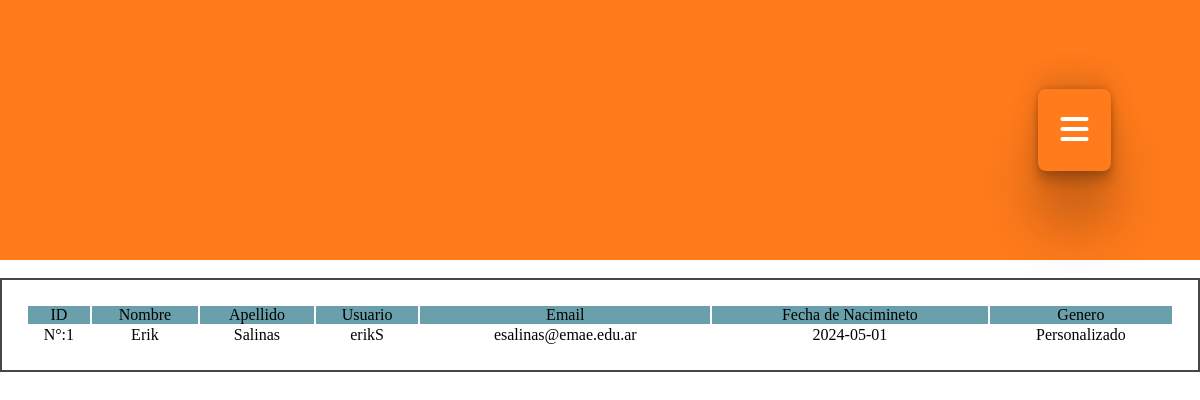
The page /mvc/views/usuarios.php on the database as committed earlier.
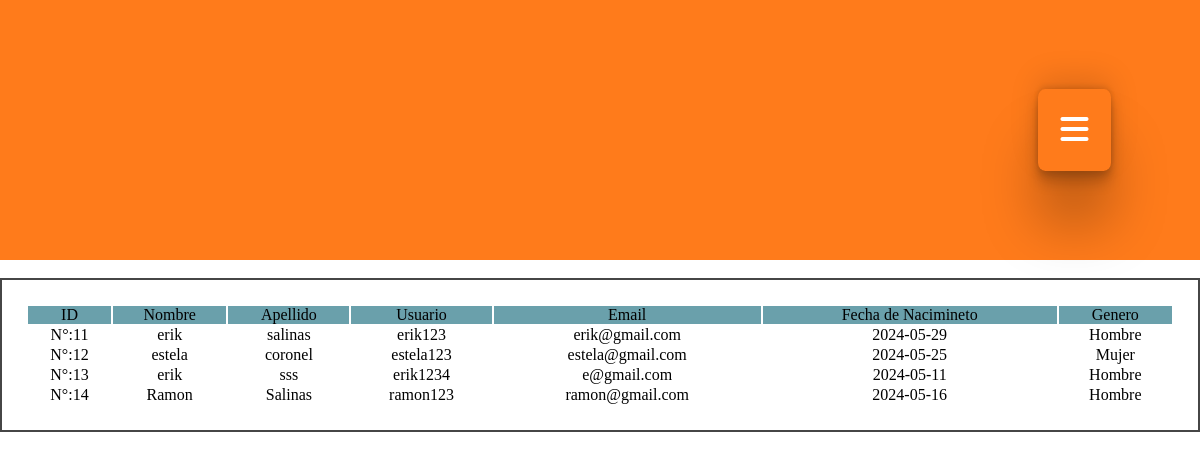
The same page on the database as committed later.
### tables this page shows
CREATE TABLE `registro_usuario` (
  `id_regis_usuario` int(11) NOT NULL,
  `name` text NOT NULL,
  `lastname` text NOT NULL,
  `user_registration` varchar(255) NOT NULL,
  `registry_key` varchar(255) NOT NULL,
  `email` text NOT NULL,
  `date` date NOT NULL,
  `sex` text NOT NULL
);

### mvc/views/usuarios.php (the view, shortened to what this page needs)
<!DOCTYPE html>
<html lang="es">
<head>
        <link rel="stylesheet" href="https://cdnjs.cloudflare.com/ajax/libs/font-awesome/6.5.2/css/all.min.css" />
    <link rel="stylesheet" href="../public/css/styles.css" />
</head>
<body>
    <header>
        <button class="openMenu" id="openMenu"><i class="fa-solid fa-bars"></i></button>
    </header>
    <main>
    <?php
            $conexion= mysqli_connect("localhost","root","","loshermanos") or die ("Problemas con la conexion a la base de datos");
            $registros = mysqli_query($conexion,"select * from registro_usuario") or die ("Problemas en la conexion con la tabla");
            echo "<table>";
            echo "<tr class=titulo>";
            echo "<td  >"."ID"."</td>";
            echo "<td  >"."Nombre"."</td>";
            echo "<td >"."Apellido"."</td>";
            echo "<td  >"."Usuario". "</td>";
            echo "<td  >"."Email". "</td>";
            echo "<td  >"."Fecha de Nacimineto". "</td>";
            echo "<td  >"."Genero". "</td>";
            echo "</tr>"."<br>";
            while($reg=mysqli_fetch_array($registros)){
                echo "<tr class=opciones>";
                echo "<td  >"."N°:".$reg['id_regis_usuario']."</td>" ;
                echo "<td  >".$reg['name']."</td>" ;
                echo "<td >".$reg['lastname']."</td>";
                echo "<td >".$reg['user_registration']."</td>";
                echo "<td >". $reg['email']."</td>";
                echo "<td >".$reg['date']."</td>";
                echo "<td >".$reg['sex']."</td>";
                echo "</tr>";
            }
            echo "</table>";
        ?>
    </main>
</body>
</html>

### mvc/public/css/styles.css (style rules this page uses)
:root { --first-color: #ff7b1b; --second-color: #6aa0ab; --third-color:#d86716; --text-first-color: #000000; --text-second-color: #ffffff; --font-family-first: "Montserrat", sans-serif; ; --font-size-title: 1.5rem; --font-size-text: 1rem; --line-height-base: 1.5; --text-login-color: #ffffff; --text-login-color-titel:#ff7b1b; }
* { padding: 0; margin: 0; box-sizing: border-box; vertical-align: baseline; }
html { scroll-behavior: smooth; }
header { padding: 2rem; background-color: var(--first-color); }
.openMenu { display: block; margin-left: auto; color: #ffffff; border: none; background-color: transparent; font-size: 2rem; }
table { width: 100vw; text-align: center; background-color: white; border: solid 2px rgba(0, 0, 0, 0.727); padding: 2%; }
.titulo { padding: 10%; background-color: var(--second-color); }
.opciones { border: solid 1px rgba(0, 0, 0, 0.785); }
td { margin: 2%; }
button { box-shadow: rgba(0, 0, 0, 0.25) 0px 54px 55px, rgba(0, 0, 0, 0.12) 0px -12px 30px, rgba(0, 0, 0, 0.12) 0px 4px 6px, rgba(0, 0, 0, 0.17) 0px 12px 13px, rgba(0, 0, 0, 0.09) 0px -3px 5px; padding: 2%; margin: 5%; border: solid 1px black; background-color: white; border-radius: 10%; color: white; }

Rows that differ between the two databases and show on the page:
removed registro_usuario: id_regis_usuario "1", name "Erik", lastname "Salinas", user_registration "erikS", email "esalinas@emae.edu.ar", date "2024-05-01", sex "Personalizado"
added registro_usuario: id_regis_usuario "11", name "erik", lastname "salinas", user_registration "erik123", email "erik@gmail.com", date "2024-05-29", sex "Hombre"
added registro_usuario: id_regis_usuario "12", name "estela", lastname "coronel", user_registration "estela123", email "estela@gmail.com", date "2024-05-25", sex "Mujer"
added registro_usuario: id_regis_usuario "13", name "erik", lastname "sss", user_registration "erik1234", email "e@gmail.com", date "2024-05-11", sex "Hombre"
added registro_usuario: id_regis_usuario "14", name "Ramon", lastname "Salinas", user_registration "ramon123", email "ramon@gmail.com", date "2024-05-16", sex "Hombre"
